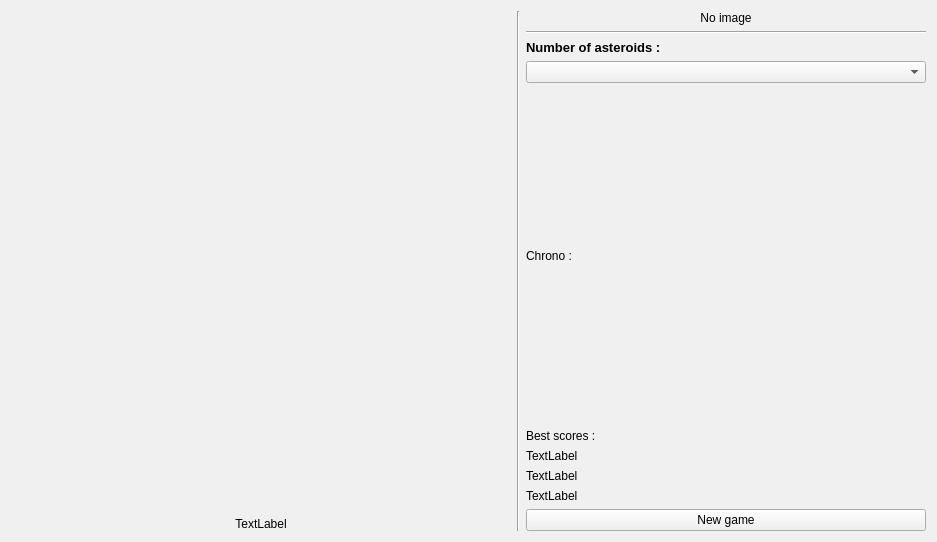
<?xml version="1.0" encoding="UTF-8"?>
<ui version="4.0">
 <class>Widget</class>
 <widget class="QWidget" name="Widget">
  <property name="geometry">
   <rect>
    <x>0</x>
    <y>0</y>
    <width>524</width>
    <height>366</height>
   </rect>
  </property>
  <property name="palette">
   <palette>
    <active>
     <colorrole role="WindowText">
      <brush brushstyle="SolidPattern">
       <color alpha="255">
        <red>255</red>
        <green>255</green>
        <blue>255</blue>
       </color>
      </brush>
     </colorrole>
     <colorrole role="Button">
      <brush brushstyle="SolidPattern">
       <color alpha="255">
        <red>240</red>
        <green>240</green>
        <blue>240</blue>
       </color>
      </brush>
     </colorrole>
     <colorrole role="Light">
      <brush brushstyle="SolidPattern">
       <color alpha="255">
        <red>255</red>
        <green>255</green>
        <blue>255</blue>
       </color>
      </brush>
     </colorrole>
     <colorrole role="Midlight">
      <brush brushstyle="SolidPattern">
       <color alpha="255">
        <red>227</red>
        <green>227</green>
        <blue>227</blue>
       </color>
      </brush>
     </colorrole>
     <colorrole role="Dark">
      <brush brushstyle="SolidPattern">
       <color alpha="255">
        <red>160</red>
        <green>160</green>
        <blue>160</blue>
       </color>
      </brush>
     </colorrole>
     <colorrole role="Mid">
      <brush brushstyle="SolidPattern">
       <color alpha="255">
        <red>160</red>
        <green>160</green>
        <blue>160</blue>
       </color>
      </brush>
     </colorrole>
     <colorrole role="Text">
      <brush brushstyle="SolidPattern">
       <color alpha="255">
        <red>0</red>
        <green>0</green>
        <blue>0</blue>
       </color>
      </brush>
     </colorrole>
     <colorrole role="BrightText">
      <brush brushstyle="SolidPattern">
       <color alpha="255">
        <red>255</red>
        <green>255</green>
        <blue>255</blue>
       </color>
      </brush>
     </colorrole>
     <colorrole role="ButtonText">
      <brush brushstyle="SolidPattern">
       <color alpha="255">
        <red>0</red>
        <green>0</green>
        <blue>0</blue>
       </color>
      </brush>
     </colorrole>
     <colorrole role="Base">
      <brush brushstyle="SolidPattern">
       <color alpha="255">
        <red>255</red>
        <green>255</green>
        <blue>255</blue>
       </color>
      </brush>
     </colorrole>
     <colorrole role="Window">
      <brush brushstyle="SolidPattern">
       <color alpha="255">
        <red>0</red>
        <green>0</green>
        <blue>0</blue>
       </color>
      </brush>
     </colorrole>
    </active>
    <inactive>
     <colorrole role="WindowText">
      <brush brushstyle="SolidPattern">
       <color alpha="255">
        <red>0</red>
        <green>0</green>
        <blue>0</blue>
       </color>
      </brush>
     </colorrole>
     <colorrole role="Button">
      <brush brushstyle="SolidPattern">
       <color alpha="255">
        <red>240</red>
        <green>240</green>
        <blue>240</blue>
       </color>
      </brush>
     </colorrole>
     <colorrole role="Light">
      <brush brushstyle="SolidPattern">
       <color alpha="255">
        <red>255</red>
        <green>255</green>
        <blue>255</blue>
       </color>
      </brush>
     </colorrole>
     <colorrole role="Midlight">
      <brush brushstyle="SolidPattern">
       <color alpha="255">
        <red>227</red>
        <green>227</green>
        <blue>227</blue>
       </color>
      </brush>
     </colorrole>
     <colorrole role="Dark">
      <brush brushstyle="SolidPattern">
       <color alpha="255">
        <red>160</red>
        <green>160</green>
        <blue>160</blue>
       </color>
      </brush>
     </colorrole>
     <colorrole role="Mid">
      <brush brushstyle="SolidPattern">
       <color alpha="255">
        <red>160</red>
        <green>160</green>
        <blue>160</blue>
       </color>
      </brush>
     </colorrole>
     <colorrole role="Text">
      <brush brushstyle="SolidPattern">
       <color alpha="255">
        <red>0</red>
        <green>0</green>
        <blue>0</blue>
       </color>
      </brush>
     </colorrole>
     <colorrole role="BrightText">
      <brush brushstyle="SolidPattern">
       <color alpha="255">
        <red>255</red>
        <green>255</green>
        <blue>255</blue>
       </color>
      </brush>
     </colorrole>
     <colorrole role="ButtonText">
      <brush brushstyle="SolidPattern">
       <color alpha="255">
        <red>0</red>
        <green>0</green>
        <blue>0</blue>
       </color>
      </brush>
     </colorrole>
     <colorrole role="Base">
      <brush brushstyle="SolidPattern">
       <color alpha="255">
        <red>255</red>
        <green>255</green>
        <blue>255</blue>
       </color>
      </brush>
     </colorrole>
     <colorrole role="Window">
      <brush brushstyle="SolidPattern">
       <color alpha="255">
        <red>240</red>
        <green>240</green>
        <blue>240</blue>
       </color>
      </brush>
     </colorrole>
    </inactive>
    <disabled>
     <colorrole role="WindowText">
      <brush brushstyle="SolidPattern">
       <color alpha="255">
        <red>120</red>
        <green>120</green>
        <blue>120</blue>
       </color>
      </brush>
     </colorrole>
     <colorrole role="Button">
      <brush brushstyle="SolidPattern">
       <color alpha="255">
        <red>240</red>
        <green>240</green>
        <blue>240</blue>
       </color>
      </brush>
     </colorrole>
     <colorrole role="Light">
      <brush brushstyle="SolidPattern">
       <color alpha="255">
        <red>255</red>
        <green>255</green>
        <blue>255</blue>
       </color>
      </brush>
     </colorrole>
     <colorrole role="Midlight">
      <brush brushstyle="SolidPattern">
       <color alpha="255">
        <red>247</red>
        <green>247</green>
        <blue>247</blue>
       </color>
      </brush>
     </colorrole>
     <colorrole role="Dark">
      <brush brushstyle="SolidPattern">
       <color alpha="255">
        <red>160</red>
        <green>160</green>
        <blue>160</blue>
       </color>
      </brush>
     </colorrole>
     <colorrole role="Mid">
      <brush brushstyle="SolidPattern">
       <color alpha="255">
        <red>160</red>
        <green>160</green>
        <blue>160</blue>
       </color>
      </brush>
     </colorrole>
     <colorrole role="Text">
      <brush brushstyle="SolidPattern">
       <color alpha="255">
        <red>120</red>
        <green>120</green>
        <blue>120</blue>
       </color>
      </brush>
     </colorrole>
     <colorrole role="BrightText">
      <brush brushstyle="SolidPattern">
       <color alpha="255">
        <red>255</red>
        <green>255</green>
        <blue>255</blue>
       </color>
      </brush>
     </colorrole>
     <colorrole role="ButtonText">
      <brush brushstyle="SolidPattern">
       <color alpha="255">
        <red>120</red>
        <green>120</green>
        <blue>120</blue>
       </color>
      </brush>
     </colorrole>
     <colorrole role="Base">
      <brush brushstyle="SolidPattern">
       <color alpha="255">
        <red>0</red>
        <green>0</green>
        <blue>0</blue>
       </color>
      </brush>
     </colorrole>
     <colorrole role="Window">
      <brush brushstyle="SolidPattern">
       <color alpha="255">
        <red>0</red>
        <green>0</green>
        <blue>0</blue>
       </color>
      </brush>
     </colorrole>
    </disabled>
   </palette>
  </property>
  <property name="windowTitle">
   <string>SpaceGame</string>
  </property>
  <layout class="QVBoxLayout" name="verticalLayout_2">
   <item>
    <layout class="QHBoxLayout" name="horizontalLayout">
     <item>
      <layout class="QVBoxLayout" name="verticalLayout_3">
       <item>
        <widget class="displayW" name="drawAreaSpace" native="true">
         <property name="minimumSize">
          <size>
           <width>500</width>
           <height>500</height>
          </size>
         </property>
        </widget>
       </item>
       <item>
        <widget class="QLabel" name="infoLabel_">
         <property name="maximumSize">
          <size>
           <width>16777215</width>
           <height>30</height>
          </size>
         </property>
         <property name="text">
          <string>TextLabel</string>
         </property>
         <property name="alignment">
          <set>Qt::AlignCenter</set>
         </property>
        </widget>
       </item>
      </layout>
     </item>
     <item>
      <widget class="Line" name="line">
       <property name="orientation">
        <enum>Qt::Vertical</enum>
       </property>
      </widget>
     </item>
     <item>
      <layout class="QVBoxLayout" name="verticalLayout">
       <item>
        <layout class="QVBoxLayout" name="verticalLayout_4">
         <item>
          <widget class="QLabel" name="imageLabel_">
           <property name="maximumSize">
            <size>
             <width>400</width>
             <height>400</height>
            </size>
           </property>
           <property name="focusPolicy">
            <enum>Qt::NoFocus</enum>
           </property>
           <property name="text">
            <string>No image</string>
           </property>
           <property name="alignment">
            <set>Qt::AlignCenter</set>
           </property>
          </widget>
         </item>
         <item>
          <spacer name="verticalSpacer_3">
           <property name="maximumSize">
            <size>
             <width>400</width>
             <height>16777215</height>
            </size>
           </property>
           <property name="orientation">
            <enum>Qt::Vertical</enum>
           </property>
           <property name="sizeHint" stdset="0">
            <size>
             <width>20</width>
             <height>40</height>
            </size>
           </property>
          </spacer>
         </item>
         <item>
          <widget class="Line" name="line_2">
           <property name="maximumSize">
            <size>
             <width>400</width>
             <height>16777215</height>
            </size>
           </property>
           <property name="orientation">
            <enum>Qt::Horizontal</enum>
           </property>
          </widget>
         </item>
        </layout>
       </item>
       <item>
        <widget class="QLabel" name="comboBoxLabel">
         <property name="maximumSize">
          <size>
           <width>400</width>
           <height>30</height>
          </size>
         </property>
         <property name="font">
          <font>
           <pointsize>10</pointsize>
           <bold>true</bold>
          </font>
         </property>
         <property name="text">
          <string>Number of asteroids :</string>
         </property>
        </widget>
       </item>
       <item>
        <widget class="QComboBox" name="asteroidComboBox">
         <property name="enabled">
          <bool>true</bool>
         </property>
         <property name="maximumSize">
          <size>
           <width>400</width>
           <height>16777215</height>
          </size>
         </property>
         <property name="focusPolicy">
          <enum>Qt::NoFocus</enum>
         </property>
        </widget>
       </item>
       <item>
        <spacer name="verticalSpacer">
         <property name="maximumSize">
          <size>
           <width>400</width>
           <height>16777215</height>
          </size>
         </property>
         <property name="orientation">
          <enum>Qt::Vertical</enum>
         </property>
         <property name="sizeHint" stdset="0">
          <size>
           <width>20</width>
           <height>20</height>
          </size>
         </property>
        </spacer>
       </item>
       <item>
        <widget class="QLabel" name="chronoLabel">
         <property name="maximumSize">
          <size>
           <width>400</width>
           <height>16777215</height>
          </size>
         </property>
         <property name="text">
          <string>Chrono :</string>
         </property>
        </widget>
       </item>
       <item>
        <spacer name="verticalSpacer_2">
         <property name="maximumSize">
          <size>
           <width>400</width>
           <height>16777215</height>
          </size>
         </property>
         <property name="orientation">
          <enum>Qt::Vertical</enum>
         </property>
         <property name="sizeHint" stdset="0">
          <size>
           <width>20</width>
           <height>40</height>
          </size>
         </property>
        </spacer>
       </item>
       <item>
        <widget class="QLabel" name="top3label">
         <property name="maximumSize">
          <size>
           <width>400</width>
           <height>16777215</height>
          </size>
         </property>
         <property name="text">
          <string>Best scores : </string>
         </property>
        </widget>
       </item>
       <item>
        <widget class="QLabel" name="score1label">
         <property name="maximumSize">
          <size>
           <width>400</width>
           <height>16777215</height>
          </size>
         </property>
         <property name="text">
          <string>TextLabel</string>
         </property>
        </widget>
       </item>
       <item>
        <widget class="QLabel" name="score2label">
         <property name="maximumSize">
          <size>
           <width>400</width>
           <height>16777215</height>
          </size>
         </property>
         <property name="text">
          <string>TextLabel</string>
         </property>
        </widget>
       </item>
       <item>
        <widget class="QLabel" name="score3label">
         <property name="maximumSize">
          <size>
           <width>400</width>
           <height>16777215</height>
          </size>
         </property>
         <property name="text">
          <string>TextLabel</string>
         </property>
        </widget>
       </item>
       <item>
        <widget class="QPushButton" name="pushButton">
         <property name="maximumSize">
          <size>
           <width>400</width>
           <height>16777215</height>
          </size>
         </property>
         <property name="focusPolicy">
          <enum>Qt::NoFocus</enum>
         </property>
         <property name="text">
          <string>New game</string>
         </property>
        </widget>
       </item>
      </layout>
     </item>
    </layout>
   </item>
  </layout>
 </widget>
 <layoutdefault spacing="6" margin="11"/>
 <customwidgets>
  <customwidget>
   <class>displayW</class>
   <extends>QWidget</extends>
   <header>displayw.h</header>
   <container>1</container>
  </customwidget>
 </customwidgets>
 <resources/>
 <connections/>
</ui>
